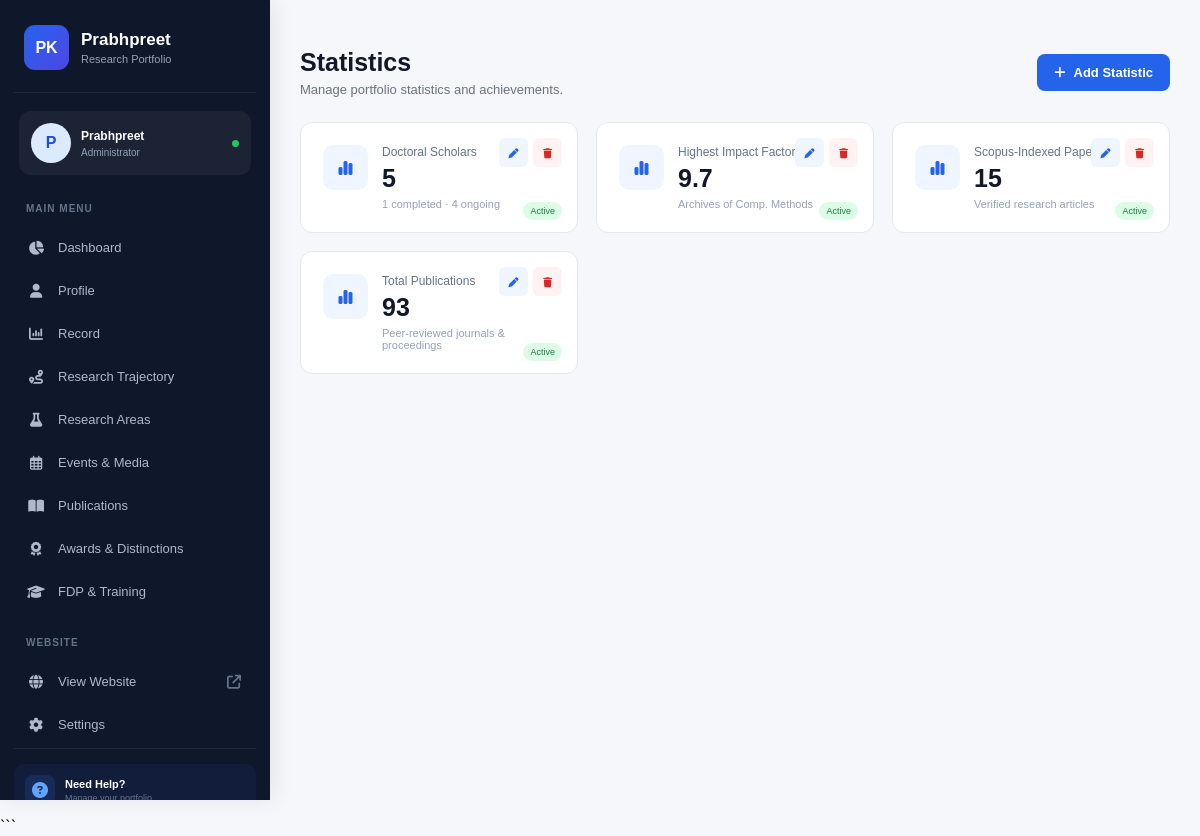
Page /statistics/ on the committed database.
### myapp/models.py (models this page shows, shortened)
class Statistic(models.Model):
    title = models.CharField(max_length=200)
    value = models.CharField(max_length=100)
    description = models.CharField(max_length=300, blank=True)
    order = models.PositiveIntegerField(default=0)
    is_active = models.BooleanField(default=True)
    class Meta:
        ordering = ['order']

### myapp/views.py (the view)
# urls.py: path('statistics/', views.statistics, name='statistics'),
def statistics(request):
    statistics = Statistic.objects.all()
    return render(request, 'statistics.html', {'statistics': statistics})

### templates/statistics.html (shortened to what this page needs)
{% extends 'sidebar.html' %}
{% block content %}
<div class="page-header">
    <div>
        <h1>Statistics</h1>
        <p>Manage portfolio statistics and achievements.</p>
    </div>
    <a href="{% url 'add_statistic' %}" class="add-btn"><i class="fa-solid fa-plus"></i> Add Statistic</a>
</div>
<div class="stats-grid">
    {% for statistic in statistics %}
    <div class="stat-card">
        <div class="stat-icon"><i class="fa-solid fa-chart-simple"></i></div>
        <div class="stat-content">
            <span>{{ statistic.title }}</span>
            <h2>{{ statistic.value }}</h2>
            {% if statistic.description %}<p>{{ statistic.description }}</p>{% endif %}
        </div>
        <div class="actions">
            <a href="{% url 'edit_statistic' statistic.id %}" class="edit"><i class="fa-solid fa-pen"></i></a>
            <a href="{% url 'delete_statistic' statistic.id %}" class="delete"><i class="fa-solid fa-trash"></i></a>
        </div>
        {% if statistic.is_active %}
        <span class="active">Active</span>
        {% else %}
        <span class="inactive">Inactive</span>
        {% endif %}
    </div>
    {% empty %}
    <div class="empty">No statistics found. <a href="{% url 'add_statistic' %}">Add Statistic</a></div>
    {% endfor %}
</div>
{% endblock %}

### templates/sidebar.html (style rules this page uses)
* { margin:0;padding:0;box-sizing:border-box }
body { font-family:Arial,sans-serif;background:#f5f7fb }

### templates/statistics.html (style rules this page uses)
.page-header { display:flex;align-items:center;justify-content:space-between;margin-bottom:25px }
.page-header h1 { font-size:25px;color:#111827 }
.page-header p { font-size:13px;color:#6b7280;margin-top:5px }
.add-btn { display:inline-flex;align-items:center;gap:8px;background:#2563eb;color:#fff;padding:11px 17px;border-radius:8px;text-decoration:none;font-size:13px;font-weight:600 }
.stats-grid { display:grid;grid-template-columns:repeat(3,1fr);gap:18px }
.stat-card { position:relative;background:#fff;border:1px solid #e5e7eb;border-radius:12px;padding:22px;display:flex;align-items:flex-start;gap:14px }
.stat-icon { width:45px;height:45px;flex-shrink:0;background:#eff6ff;color:#2563eb;border-radius:10px;display:flex;align-items:center;justify-content:center }
.stat-content { flex:1 }
.stat-content span { font-size:12px;color:#64748b }
.stat-content h2 { font-size:25px;color:#111827;margin:5px 0 }
.stat-content p { font-size:11px;color:#94a3b8 }
.actions { position:absolute;right:15px;top:15px;display:flex;gap:5px }
.actions a { width:29px;height:29px;display:flex;align-items:center;justify-content:center;border-radius:6px;text-decoration:none;font-size:10px }
.edit { background:#eff6ff;color:#2563eb }
.delete { background:#fef2f2;color:#dc2626 }
.active,.inactive { position:absolute;bottom:12px;right:15px;font-size:9px;padding:4px 7px;border-radius:15px }
.active { background:#dcfce7;color:#15803d }

### rows in the picture
Statistic: title "Doctoral Scholars", value "5", description "1 completed · 4 ongoing", is_active "Active"
Statistic: title "Highest Impact Factor", value "9.7", description "Archives of Comp. Methods", is_active "Active"
Statistic: title "Scopus-Indexed Papers", value "15", description "Verified research articles", is_active "Active"
Statistic: title "Total Publications", value "93", description "Peer-reviewed journals & proceedings", is_active "Active"
